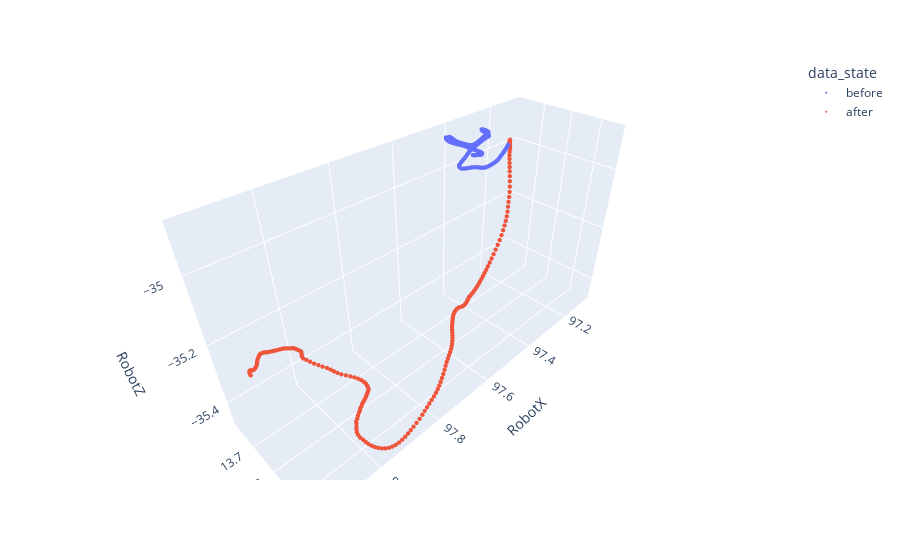

The cell this chart's notebook holds for it:
### Code cell
local_name = locals()
column_W = 'Cube6'
column_B = 'Cube5'
column_G = 'Cube4'
column_P = 'Cube1'
W_start = [97.56063,13.35121,-35.21387]
W_end = [97.90633,13.32971,-35.19188]
P_start = [98.09391,13.35522,-35.24588]
P_end = [97.27963,13.61891,-34.86887]
G_start = [97.15163,13.64371,-34.97587]
G_end = [98.27063,13.61921,-34.97287]
B_start = [97.26563,13.84821,-35.02288]
B_end = [98.08563,13.82521,-34.86588]
participant_id = 2
length_period = 900

### test start and end
group = 'control' # 'control', 'Anchoring', 'Synchronized', 'Asynchronized'
name = 'G'
test_df = pd.read_csv('D:/code/python/nasa/data/result/start_end/' + name + '_' + group + '_df_start.csv')
# test_df = pd.read_csv('D:/code/python/nasa/data/result/start_end/' + name + '_df_start.csv')

column_name = local_name['column_' + name]
test_df = test_df[participant_id*length_period*2:(participant_id+1)*length_period*2]
# test_df = test_df.append(pd.DataFrame({'RobotX':[local_name[name  + '_' + 'start'][0]],'RobotY':[local_name[name  + '_' + 'start'][1]],'RobotZ':[local_name[name  + '_' + 'start'][2]],'data_state':'start_point'}),ignore_index=True)

fig = px.scatter_3d(test_df, x='RobotX', y='RobotY', z='RobotZ',color='data_state')
                # color='left_cogload',color_continuous_scale=px.colors.sequential.Viridis, opacity=0.8,) #symbol='CollisionTargetName',symbol_sequence=["cross","circle"]
fig.update_traces(marker_size = 1.5)
fig.show()

### Figure 1 — Plotly figure (JSON) as saved in the notebook; plotly's stock layout.template omitted (floating-point values rounded to 4 significant figures; data arrays with more than 128 entries replaced by an {"elided": "..."} marker saying what was removed)
{"data": [{"hovertemplate": "data_state=before<br>RobotX=%{x}<br>RobotY=%{y}<br>RobotZ=%{z}<extra></extra>", "legendgroup": "before", "marker": {"color": "#636efa", "size": 1.5, "symbol": "circle"}, "mode": "markers", "name": "before", "scene": "scene", "showlegend": true, "type": "scatter3d", "x": {"elided": "900 float values"}, "y": {"elided": "900 float values"}, "z": {"elided": "900 float values"}}, {"hovertemplate": "data_state=after<br>RobotX=%{x}<br>RobotY=%{y}<br>RobotZ=%{z}<extra></extra>", "legendgroup": "after", "marker": {"color": "#EF553B", "size": 1.5, "symbol": "circle"}, "mode": "markers", "name": "after", "scene": "scene", "showlegend": true, "type": "scatter3d", "x": {"elided": "900 float values"}, "y": {"elided": "900 float values"}, "z": {"elided": "900 float values"}}], "layout": {"legend": {"title": {"text": "data_state"}, "tracegroupgap": 0}, "margin": {"t": 60}, "scene": {"domain": {"x": [0, 1], "y": [0, 1]}, "xaxis": {"title": {"text": "RobotX"}}, "yaxis": {"title": {"text": "RobotY"}}, "zaxis": {"title": {"text": "RobotZ"}}}}}
